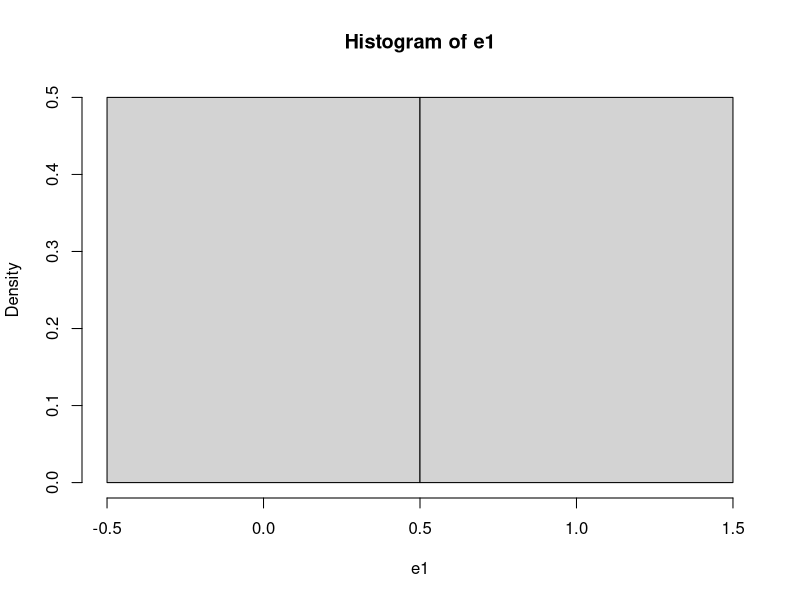
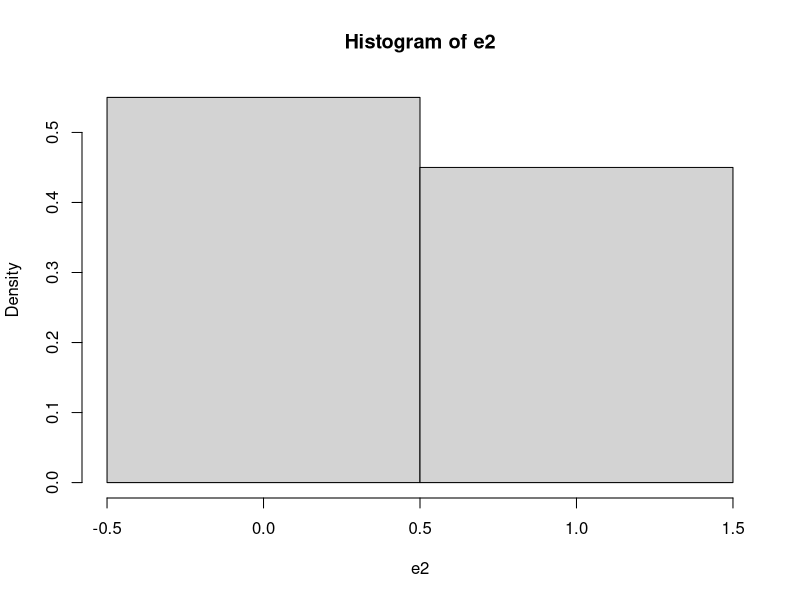

The R source for these figures, in order:
## ---- chunk 1
FlipCoin <- function(n) sample(0:1, n, rep=T) 
e1 <- FlipCoin(30) 
e1 
## ---- chunk 2
sum(e1==0)
sum(e1==0)/30
sum(e1==1)
sum(e1==1)/30

hist(e1,breaks=c(-0.5,0.5,1.5), prob=T) 
## ---- chunk 3
e2=FlipCoin(100) 
e2 

sum(e1==0)
sum(e1==0)/30
sum(e1==1)
sum(e1==1)/30

hist(e2,breaks=c(-0.5,0.5,1.5), prob=T) 
